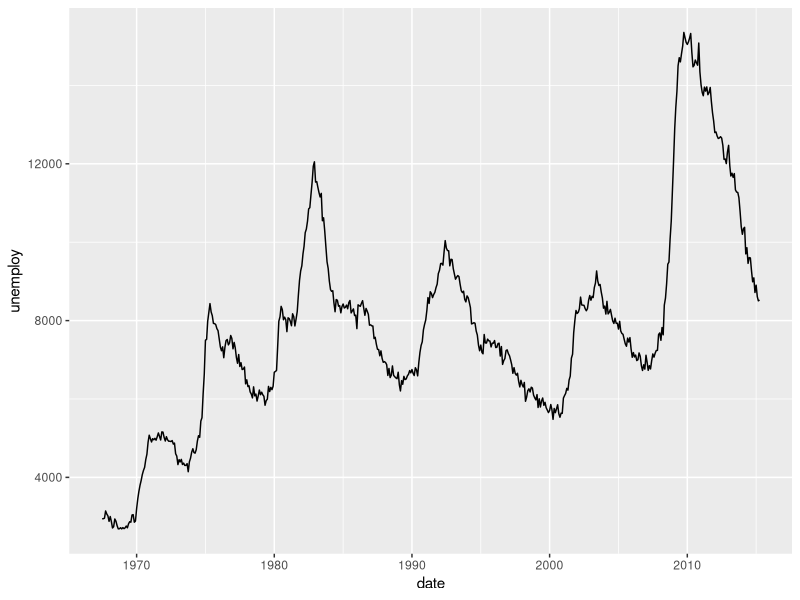
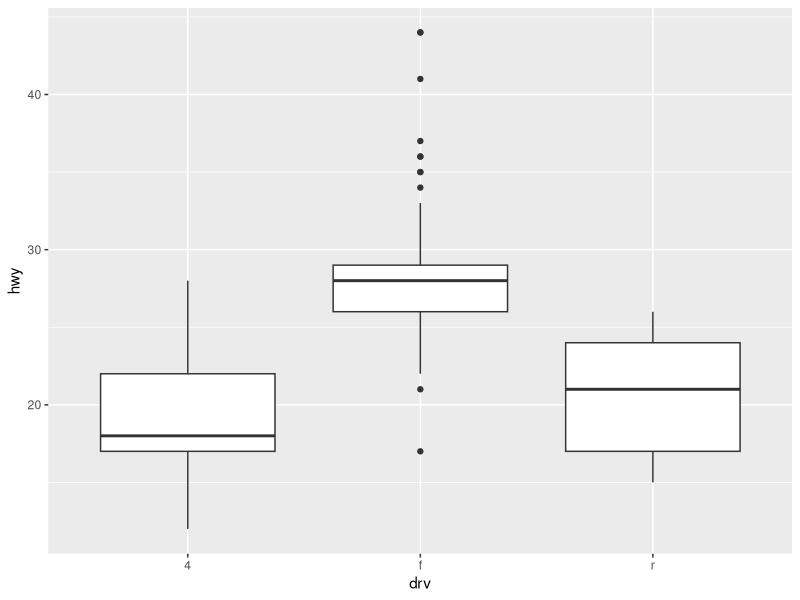
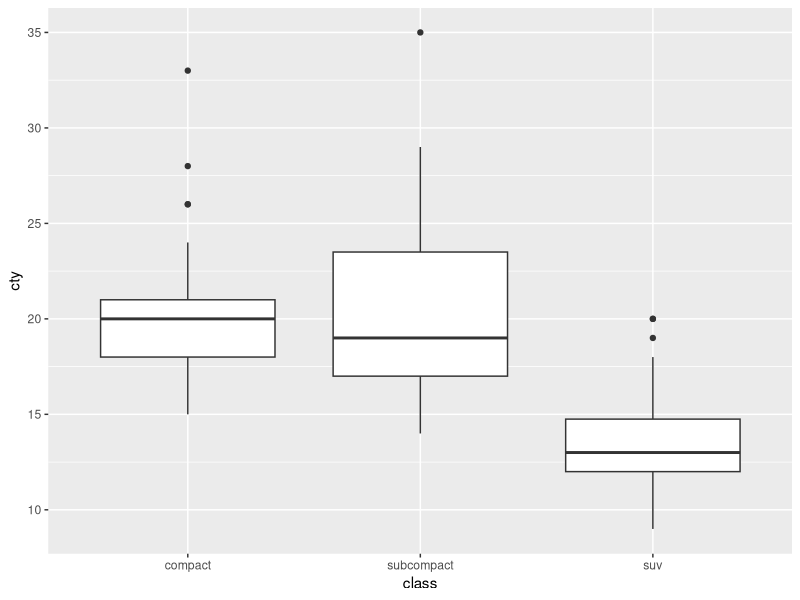
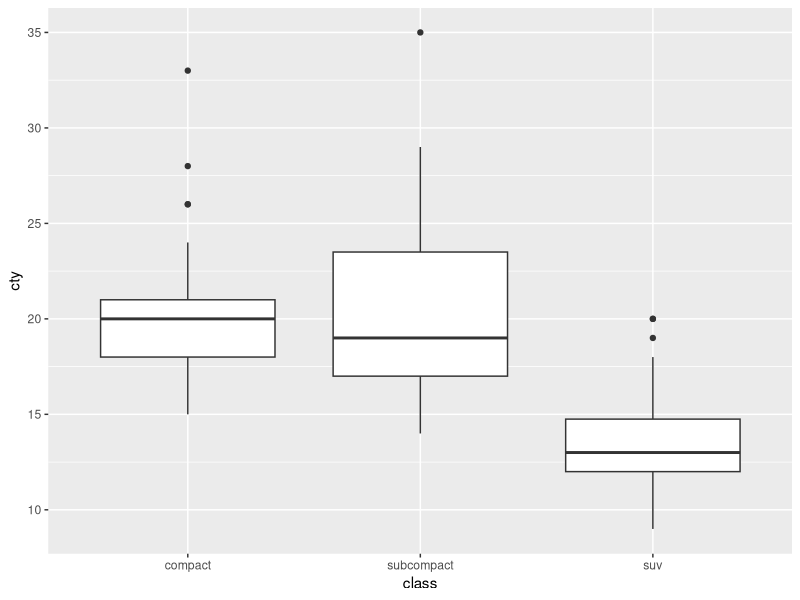

These figures' R source, in order:
library(ggplot2)
library(dplyr)

economics
View(economics)
str(economics)

ggplot(data=economics, aes(x=date, y=unemploy)) + geom_line() # date의 각 값(날짜)이 하나밖에 없어서 factor로 사용안해도 됨.

ggplot(data=mpg, aes(x=drv,y=hwy)) + geom_boxplot()

#실습
# class가 "compact", "subcompact", "suv"인 자동차의 cty가 어떻게 다른지 비교해 보려고 합니다.
# 상자 그래프로 만들어 보세요.

### 내가 한 거 ###
table(mpg$class)

class_mpg <- mpg %>%
  filter(class %in% c("compact","subcompact","suv"))

table(class_mpg$class)

ggplot(data=class_mpg, aes(x=class,y=cty)) + geom_boxplot()

### 교수님께서 하신 거 ###
mpg <- as.data.frame(mpg)

class_mpg <- mpg %>% 
  filter(class %in% c("compact","subcompact","suv"))         # 매치 연산자 %in% 사용

ggplot(data=class_mpg, aes(x=class,y=cty)) + geom_boxplot()
